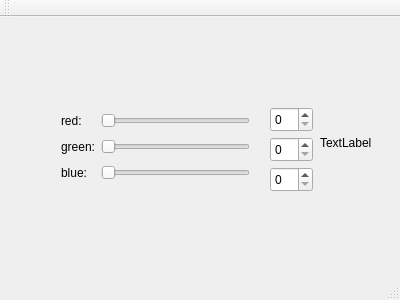
<?xml version="1.0" encoding="UTF-8"?>
<ui version="4.0">
 <class>MainWindow</class>
 <widget class="QMainWindow" name="MainWindow">
  <property name="geometry">
   <rect>
    <x>0</x>
    <y>0</y>
    <width>400</width>
    <height>300</height>
   </rect>
  </property>
  <property name="windowTitle">
   <string>MainWindow</string>
  </property>
  <widget class="QWidget" name="centralWidget">
   <widget class="QWidget" name="gridLayoutWidget">
    <property name="geometry">
     <rect>
      <x>50</x>
      <y>80</y>
      <width>211</width>
      <height>101</height>
     </rect>
    </property>
    <layout class="QGridLayout" name="gridLayout">
     <item row="1" column="1">
      <widget class="QSlider" name="horizontalSliderRed">
       <property name="orientation">
        <enum>Qt::Horizontal</enum>
       </property>
      </widget>
     </item>
     <item row="3" column="0">
      <widget class="QLabel" name="labelBlue">
       <property name="text">
        <string>blue:</string>
       </property>
      </widget>
     </item>
     <item row="1" column="0">
      <widget class="QLabel" name="labelRed">
       <property name="text">
        <string>red:</string>
       </property>
      </widget>
     </item>
     <item row="3" column="1">
      <widget class="QSlider" name="horizontalSliderBlue">
       <property name="orientation">
        <enum>Qt::Horizontal</enum>
       </property>
      </widget>
     </item>
     <item row="2" column="1">
      <widget class="QSlider" name="horizontalSliderGreen">
       <property name="orientation">
        <enum>Qt::Horizontal</enum>
       </property>
      </widget>
     </item>
     <item row="2" column="0">
      <widget class="QLabel" name="labelGreen">
       <property name="text">
        <string>green:</string>
       </property>
      </widget>
     </item>
    </layout>
   </widget>
   <widget class="QLabel" name="colorLabel">
    <property name="geometry">
     <rect>
      <x>320</x>
      <y>100</y>
      <width>62</width>
      <height>51</height>
     </rect>
    </property>
    <property name="text">
     <string>TextLabel</string>
    </property>
   </widget>
   <widget class="QSpinBox" name="spinBoxRed">
    <property name="geometry">
     <rect>
      <x>270</x>
      <y>90</y>
      <width>43</width>
      <height>25</height>
     </rect>
    </property>
   </widget>
   <widget class="QSpinBox" name="spinBoxGreen">
    <property name="geometry">
     <rect>
      <x>270</x>
      <y>120</y>
      <width>43</width>
      <height>25</height>
     </rect>
    </property>
   </widget>
   <widget class="QSpinBox" name="spinBoxBlue">
    <property name="geometry">
     <rect>
      <x>270</x>
      <y>150</y>
      <width>43</width>
      <height>25</height>
     </rect>
    </property>
   </widget>
  </widget>
  <widget class="QMenuBar" name="menuBar">
   <property name="geometry">
    <rect>
     <x>0</x>
     <y>0</y>
     <width>400</width>
     <height>25</height>
    </rect>
   </property>
  </widget>
  <widget class="QToolBar" name="mainToolBar">
   <attribute name="toolBarArea">
    <enum>TopToolBarArea</enum>
   </attribute>
   <attribute name="toolBarBreak">
    <bool>false</bool>
   </attribute>
  </widget>
  <widget class="QStatusBar" name="statusBar"/>
 </widget>
 <layoutdefault spacing="6" margin="11"/>
 <resources/>
 <connections>
  <connection>
   <sender>horizontalSliderRed</sender>
   <signal>valueChanged(int)</signal>
   <receiver>spinBoxRed</receiver>
   <slot>setValue(int)</slot>
   <hints>
    <hint type="sourcelabel">
     <x>213</x>
     <y>141</y>
    </hint>
    <hint type="destinationlabel">
     <x>286</x>
     <y>142</y>
    </hint>
   </hints>
  </connection>
  <connection>
   <sender>spinBoxRed</sender>
   <signal>valueChanged(int)</signal>
   <receiver>horizontalSliderRed</receiver>
   <slot>setValue(int)</slot>
   <hints>
    <hint type="sourcelabel">
     <x>292</x>
     <y>152</y>
    </hint>
    <hint type="destinationlabel">
     <x>235</x>
     <y>145</y>
    </hint>
   </hints>
  </connection>
  <connection>
   <sender>horizontalSliderGreen</sender>
   <signal>valueChanged(int)</signal>
   <receiver>spinBoxGreen</receiver>
   <slot>setValue(int)</slot>
   <hints>
    <hint type="sourcelabel">
     <x>230</x>
     <y>176</y>
    </hint>
    <hint type="destinationlabel">
     <x>306</x>
     <y>177</y>
    </hint>
   </hints>
  </connection>
  <connection>
   <sender>spinBoxGreen</sender>
   <signal>valueChanged(int)</signal>
   <receiver>horizontalSliderGreen</receiver>
   <slot>setValue(int)</slot>
   <hints>
    <hint type="sourcelabel">
     <x>291</x>
     <y>169</y>
    </hint>
    <hint type="destinationlabel">
     <x>212</x>
     <y>171</y>
    </hint>
   </hints>
  </connection>
  <connection>
   <sender>horizontalSliderBlue</sender>
   <signal>valueChanged(int)</signal>
   <receiver>spinBoxBlue</receiver>
   <slot>setValue(int)</slot>
   <hints>
    <hint type="sourcelabel">
     <x>200</x>
     <y>199</y>
    </hint>
    <hint type="destinationlabel">
     <x>286</x>
     <y>209</y>
    </hint>
   </hints>
  </connection>
  <connection>
   <sender>spinBoxBlue</sender>
   <signal>valueChanged(int)</signal>
   <receiver>horizontalSliderBlue</receiver>
   <slot>setValue(int)</slot>
   <hints>
    <hint type="sourcelabel">
     <x>286</x>
     <y>198</y>
    </hint>
    <hint type="destinationlabel">
     <x>212</x>
     <y>205</y>
    </hint>
   </hints>
  </connection>
 </connections>
</ui>
